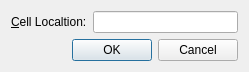
<?xml version="1.0" encoding="UTF-8"?>
<ui version="4.0">
 <class>GoToCellDialog</class>
 <widget class="QWidget" name="GoToCellDialog">
  <property name="geometry">
   <rect>
    <x>0</x>
    <y>0</y>
    <width>249</width>
    <height>71</height>
   </rect>
  </property>
  <layout class="QVBoxLayout" name="verticalLayout">
   <item>
    <layout class="QHBoxLayout" name="horizontalLayout">
     <item>
      <widget class="QLabel" name="label">
       <property name="text">
        <string>&amp;Cell Localtion:</string>
       </property>
       <property name="buddy">
        <cstring>lineEdit</cstring>
       </property>
      </widget>
     </item>
     <item>
      <widget class="QLineEdit" name="lineEdit"/>
     </item>
    </layout>
   </item>
   <item>
    <widget class="QDialogButtonBox" name="buttonBox">
     <property name="standardButtons">
      <set>QDialogButtonBox::Cancel|QDialogButtonBox::Ok</set>
     </property>
    </widget>
   </item>
  </layout>
 </widget>
 <tabstops>
  <tabstop>lineEdit</tabstop>
 </tabstops>
 <resources/>
 <connections/>
</ui>
